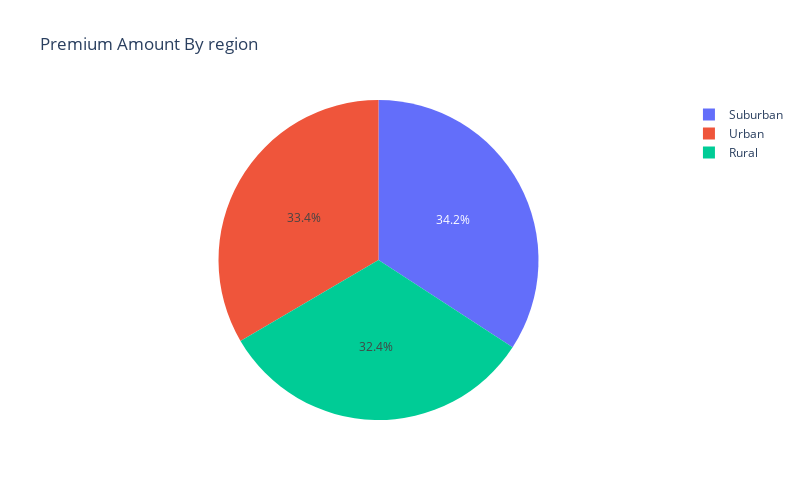

The notebook cell this image was saved under:
### Code cell
fig = px.pie(data_frame=df, names='Location', values='Premium Amount', width=800, height=500, title='Premium Amount By region')
fig.show()

### Figure 1 — Plotly figure (JSON) as saved in the notebook; plotly's stock layout.template omitted (floating-point values rounded to 4 significant figures; data arrays with more than 128 entries replaced by an {"elided": "..."} marker saying what was removed)
{"data": [{"domain": {"x": [0, 1], "y": [0, 1]}, "hovertemplate": "Location=%{label}<br>Premium Amount=%{value}<extra></extra>", "labels": {"elided": "9474 str values"}, "legendgroup": "", "name": "", "showlegend": true, "type": "pie", "values": {"elided": "9474 int values"}}], "layout": {"height": 500, "legend": {"tracegroupgap": 0}, "title": {"text": "Premium Amount By region"}, "width": 800}}
